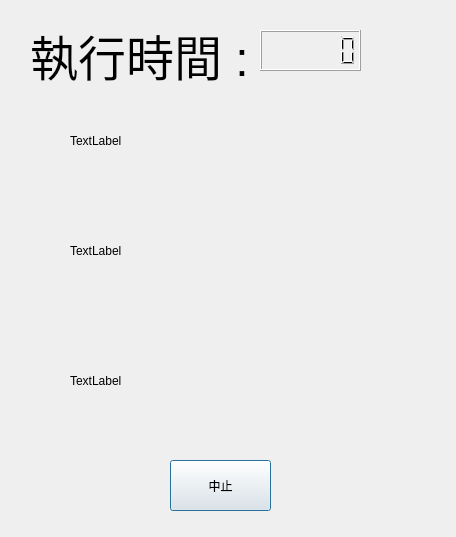
<?xml version="1.0" encoding="UTF-8"?>
<ui version="4.0">
 <class>Dialog</class>
 <widget class="QDialog" name="Dialog">
  <property name="geometry">
   <rect>
    <x>0</x>
    <y>0</y>
    <width>456</width>
    <height>537</height>
   </rect>
  </property>
  <property name="windowTitle">
   <string>Dialog</string>
  </property>
  <widget class="QPushButton" name="stop_Button">
   <property name="geometry">
    <rect>
     <x>170</x>
     <y>460</y>
     <width>101</width>
     <height>51</height>
    </rect>
   </property>
   <property name="text">
    <string>中止</string>
   </property>
  </widget>
  <widget class="QLabel" name="record_label">
   <property name="geometry">
    <rect>
     <x>30</x>
     <y>20</y>
     <width>221</width>
     <height>61</height>
    </rect>
   </property>
   <property name="text">
    <string>&lt;html&gt;&lt;head/&gt;&lt;body&gt;&lt;p&gt;&lt;span style=&quot; font-size:36pt;&quot;&gt;執行時間 :&lt;/span&gt;&lt;/p&gt;&lt;/body&gt;&lt;/html&gt;</string>
   </property>
  </widget>
  <widget class="QLCDNumber" name="lcdNumber">
   <property name="geometry">
    <rect>
     <x>260</x>
     <y>30</y>
     <width>101</width>
     <height>41</height>
    </rect>
   </property>
   <property name="digitCount">
    <number>6</number>
   </property>
  </widget>
  <widget class="QLabel" name="log_label">
   <property name="geometry">
    <rect>
     <x>70</x>
     <y>190</y>
     <width>321</width>
     <height>121</height>
    </rect>
   </property>
   <property name="text">
    <string>TextLabel</string>
   </property>
  </widget>
  <widget class="QLabel" name="image_label">
   <property name="geometry">
    <rect>
     <x>70</x>
     <y>310</y>
     <width>321</width>
     <height>141</height>
    </rect>
   </property>
   <property name="text">
    <string>TextLabel</string>
   </property>
  </widget>
  <widget class="QLabel" name="info_label">
   <property name="geometry">
    <rect>
     <x>70</x>
     <y>100</y>
     <width>301</width>
     <height>81</height>
    </rect>
   </property>
   <property name="text">
    <string>TextLabel</string>
   </property>
  </widget>
 </widget>
 <resources/>
 <connections/>
</ui>
